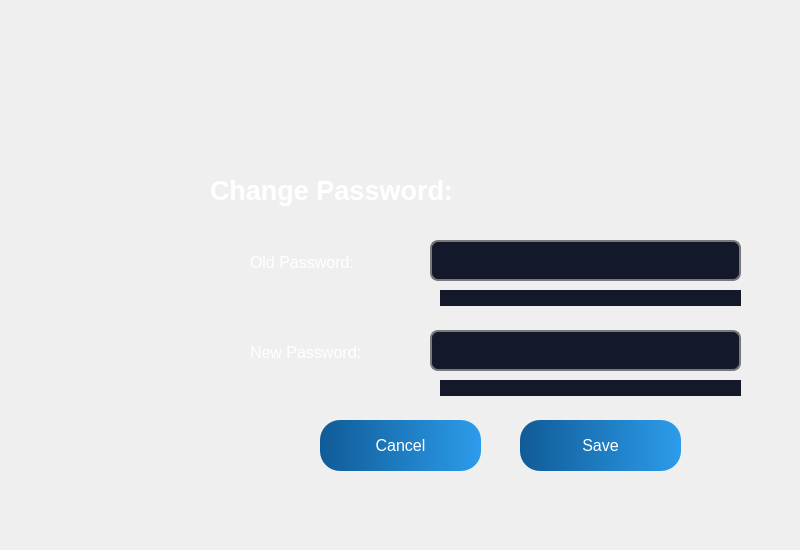
       <widget class="QWidget" name="changePass_page">
        <widget class="QLabel" name="label_36">
         <property name="geometry">
          <rect>
           <x>160</x>
           <y>130</y>
           <width>631</width>
           <height>411</height>
          </rect>
         </property>
         <property name="text">
          <string/>
         </property>
         <property name="pixmap">
          <pixmap resource="detechRs.qrc">:/images/images/rectangleShape.png</pixmap>
         </property>
         <property name="scaledContents">
          <bool>true</bool>
         </property>
        </widget>
        <widget class="QLineEdit" name="oldPass_lineEdit">
         <property name="geometry">
          <rect>
           <x>430</x>
           <y>240</y>
           <width>311</width>
           <height>41</height>
          </rect>
         </property>
         <property name="font">
          <font>
           <family>Roboto</family>
           <pointsize>-1</pointsize>
           <weight>50</weight>
           <italic>false</italic>
           <bold>false</bold>
          </font>
         </property>
         <property name="styleSheet">
          <string notr="true">QLineEdit{
font: 15px &quot;Roboto&quot;;
border: 2px solid rgb(121, 121, 121);
color:rgb(255, 255, 255);
background-color: rgba(19, 24, 42, 1);
border-radius: 8px;
padding-left: 15px;
}

QLineEdit:hover{
	border: 2px solid white;
}

QLineEdit:focus{
	border: 2px solid white;
}</string>
         </property>
         <property name="inputMask">
          <string notr="true"/>
         </property>
         <property name="echoMode">
          <enum>QLineEdit::Normal</enum>
         </property>
        </widget>
        <widget class="QLineEdit" name="newPass_lineEdit">
         <property name="geometry">
          <rect>
           <x>430</x>
           <y>330</y>
           <width>311</width>
           <height>41</height>
          </rect>
         </property>
         <property name="font">
          <font>
           <family>Roboto</family>
           <pointsize>-1</pointsize>
           <weight>50</weight>
           <italic>false</italic>
           <bold>false</bold>
          </font>
         </property>
         <property name="styleSheet">
          <string notr="true">QLineEdit{
font: 15px &quot;Roboto&quot;;
border: 2px solid rgb(121, 121, 121);
color:rgb(255, 255, 255);
background-color: rgba(19, 24, 42, 1);
border-radius: 8px;
padding-left: 15px;
}

QLineEdit:hover{
	border: 2px solid white;
}

QLineEdit:focus{
	border: 2px solid white;
}</string>
         </property>
         <property name="inputMask">
          <string notr="true"/>
         </property>
         <property name="echoMode">
          <enum>QLineEdit::Normal</enum>
         </property>
        </widget>
        <widget class="QPushButton" name="changePassCancel_button">
         <property name="geometry">
          <rect>
           <x>320</x>
           <y>420</y>
           <width>161</width>
           <height>51</height>
          </rect>
         </property>
         <property name="font">
          <font>
           <pointsize>12</pointsize>
           <weight>50</weight>
           <italic>false</italic>
           <bold>false</bold>
          </font>
         </property>
         <property name="styleSheet">
          <string notr="true">QPushButton {
background-color: qlineargradient(spread:pad, x1:0, y1:0, x2:1, y2:0, stop:0 rgba(16, 91, 151, 255), stop:1 rgba(44, 156, 234, 255));
color: white;
border-radius: 20px;
}

QPushButton:hover {
    background: qradialgradient(
        cx: 0.3, cy: -0.4, fx: 0.3, fy: -0.4,
        radius: 1.35, stop: 0 rgb(119, 88, 127), stop: 1 rgb(28, 96, 255)
        );
    }

QPushButton:pressed {
    border-style: inset;
    background: qradialgradient(
        cx: 0.4, cy: -0.1, fx: 0.4, fy: -0.1,
        radius: 1.35, stop: 0 rgb(17, 21, 255), stop: 1 #ddd
        );
    }</string>
         </property>
         <property name="text">
          <string>Cancel</string>
         </property>
         <property name="icon">
          <iconset resource="detechRs.qrc">
           <normaloff>:/images/images/ri_login-circle-fill.png</normaloff>:/images/images/ri_login-circle-fill.png</iconset>
         </property>
         <property name="iconSize">
          <size>
           <width>30</width>
           <height>30</height>
          </size>
         </property>
        </widget>
        <widget class="QPushButton" name="savePass_button">
         <property name="geometry">
          <rect>
           <x>520</x>
           <y>420</y>
           <width>161</width>
           <height>51</height>
          </rect>
         </property>
         <property name="font">
          <font>
           <pointsize>12</pointsize>
           <weight>50</weight>
           <italic>false</italic>
           <bold>false</bold>
          </font>
         </property>
         <property name="styleSheet">
          <string notr="true">QPushButton {
background-color: qlineargradient(spread:pad, x1:0, y1:0, x2:1, y2:0, stop:0 rgba(16, 91, 151, 255), stop:1 rgba(44, 156, 234, 255));
color: white;
border-radius: 20px;
}

QPushButton:hover {
    background: qradialgradient(
        cx: 0.3, cy: -0.4, fx: 0.3, fy: -0.4,
        radius: 1.35, stop: 0 rgb(119, 88, 127), stop: 1 rgb(28, 96, 255)
        );
    }

QPushButton:pressed {
    border-style: inset;
    background: qradialgradient(
        cx: 0.4, cy: -0.1, fx: 0.4, fy: -0.1,
        radius: 1.35, stop: 0 rgb(17, 21, 255), stop: 1 #ddd
        );
    }</string>
         </property>
         <property name="text">
          <string>Save</string>
         </property>
         <property name="icon">
          <iconset resource="detechRs.qrc">
           <normaloff>:/images/images/ri_login-circle-fill.png</normaloff>:/images/images/ri_login-circle-fill.png</iconset>
         </property>
         <property name="iconSize">
          <size>
           <width>30</width>
           <height>30</height>
          </size>
         </property>
        </widget>
        <widget class="QLabel" name="label_72">
         <property name="geometry">
          <rect>
           <x>250</x>
           <y>250</y>
           <width>128</width>
           <height>24</height>
          </rect>
         </property>
         <property name="font">
          <font>
           <pointsize>12</pointsize>
          </font>
         </property>
         <property name="styleSheet">
          <string notr="true">background-color: rgb(0,0,0,0%);
color: rgb(255, 255, 255);</string>
         </property>
         <property name="text">
          <string>Old Password:</string>
         </property>
        </widget>
        <widget class="QLabel" name="label_73">
         <property name="geometry">
          <rect>
           <x>250</x>
           <y>340</y>
           <width>137</width>
           <height>24</height>
          </rect>
         </property>
         <property name="font">
          <font>
           <pointsize>12</pointsize>
          </font>
         </property>
         <property name="styleSheet">
          <string notr="true">background-color: rgb(0,0,0,0%);
color: rgb(255, 255, 255);</string>
         </property>
         <property name="text">
          <string>New Password:</string>
         </property>
        </widget>
        <widget class="QLabel" name="label_74">
         <property name="geometry">
          <rect>
           <x>210</x>
           <y>160</y>
           <width>301</width>
           <height>61</height>
          </rect>
         </property>
         <property name="font">
          <font>
           <pointsize>20</pointsize>
           <weight>75</weight>
           <bold>true</bold>
          </font>
         </property>
         <property name="styleSheet">
          <string notr="true">background-color: rgb(0,0,0,0%);
color: rgb(255, 255, 255);</string>
         </property>
         <property name="text">
          <string>Change Password:</string>
         </property>
        </widget>
        <widget class="QLabel" name="oldPassLabel">
         <property name="geometry">
          <rect>
           <x>440</x>
           <y>290</y>
           <width>301</width>
           <height>16</height>
          </rect>
         </property>
         <property name="font">
          <font>
           <pointsize>8</pointsize>
          </font>
         </property>
         <property name="styleSheet">
          <string notr="true">color: rgb(250, 95, 85);
background-color: rgba(19, 24, 42, 1);
</string>
         </property>
         <property name="text">
          <string/>
         </property>
         <property name="alignment">
          <set>Qt::AlignLeading|Qt::AlignLeft|Qt::AlignTop</set>
         </property>
        </widget>
        <widget class="QLabel" name="newPassLabel">
         <property name="geometry">
          <rect>
           <x>440</x>
           <y>380</y>
           <width>301</width>
           <height>16</height>
          </rect>
         </property>
         <property name="font">
          <font>
           <pointsize>8</pointsize>
          </font>
         </property>
         <property name="styleSheet">
          <string notr="true">color: rgb(250, 95, 85);
background-color: rgba(19, 24, 42, 1);
</string>
         </property>
         <property name="text">
          <string/>
         </property>
         <property name="alignment">
          <set>Qt::AlignLeading|Qt::AlignLeft|Qt::AlignTop</set>
         </property>
        </widget>
       </widget>
